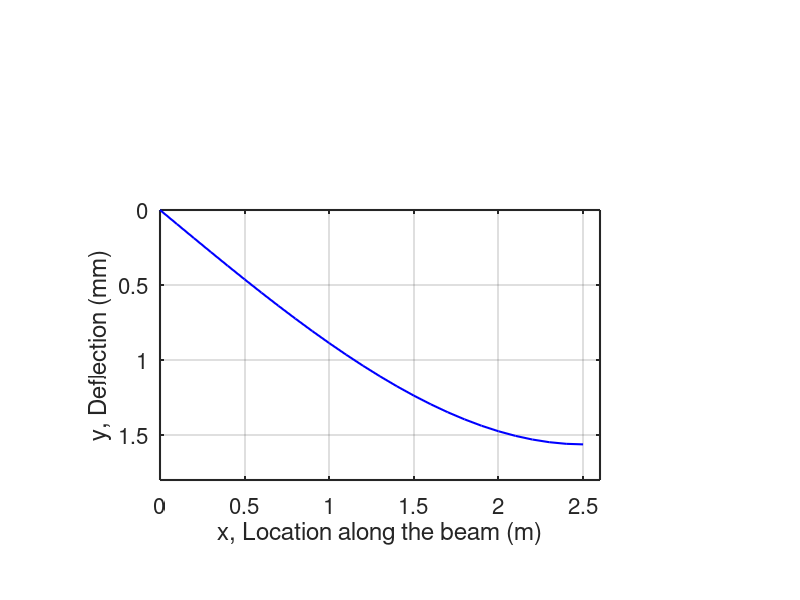

Recreate this plot in MATLAB.
% This code plots the deflection 
% of a beam under a point load (P)
clc; clear; close all;
set(0,'DefaultAxesFontsize',16);
%
L=5; % length of beam (m);
P= 75; % point load (KN);
E=2.5.*10.^(7); % Young's modulus (KN/m^2); 
I=0.005; % moment inertia of cross section(m^4);
%
x=0:0.1:2.5; % plot deflection of half of beam 
y=P.*x.*(3.*(L.^2)-(4.*x.^2))./(48.*E.*I).*1000;
% deflection is reported in millimeters
%
subplot('position',[0.2 0.2 0.55 0.45]);
plot(x,y,'b', 'LineWidth',1.5);
set(gca, 'YDir', 'reverse')
xlim([0 2.6]); ylim([0 1.8]);
xlabel('x, Location along the beam (m)');
ylabel('y, Deflection (mm)');
set(gca,'linewidth',1.5);
grid on;
%
% End of the code %

      


